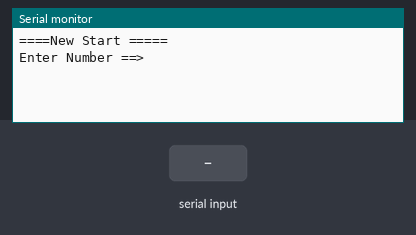
This sketch was run on a simulated Arduino Uno, built with avr-gcc and run on an emulated ATmega328P. Parts: the last lines printed to the serial monitor. Inputs (shaded band) come from the test bench.

Above: at 1.2 s.
1.3 s: "90,45\n" received over Serial
At 1.8 s:
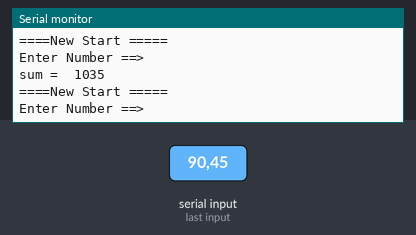
2.8 s: "30,150\n" received over Serial
At 4.2 s:
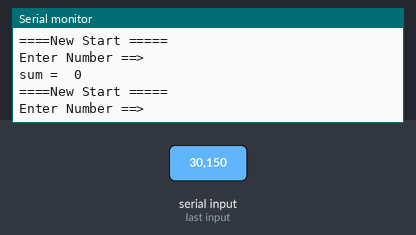
Timing chart, 0 to 5.8 s (numbered marks = the images above; inputs shaded):
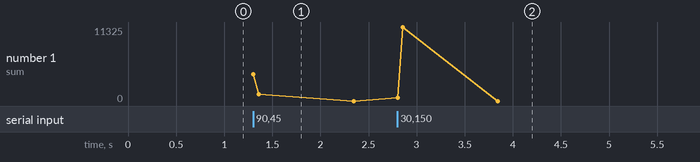

The sketch:

6-3.ino
```cpp
int ReadNum(void);

void setup() {
  // 시리얼 통신 속도 설정 : 속도 9600 bps, 8데이터 비트, 패리티 없음, 한 개의 스톱비트
 Serial.begin(9600) ;

}

void loop() {
     int Num1=0,i=0 ;
     int sum = 0;

      Serial.println("====New Start =====");
      Serial.println("Enter Number ==>");

           // PC에서 데이터가 전송되어 올때까지 기다린다.
          Num1 = ReadNum();

          for( i = 1 ; i <= Num1 ; i ++ ) {
            sum = sum + i;
          }
         Serial.print("sum =  ");
         Serial.println(sum);
}

int ReadNum(void)
{
  int n1 ;
    // PC에서 데이터가 전송되어 올때까지 기다린다.
          while(1) {
             if(Serial.available() > 0  ) break;
          }
             n1 = Serial.parseInt();
             return n1 ;
}
```

Measured:
- after the input at 1.3 s, the serial monitor: prints a new line at once (image 1)
- after the input at 2.8 s, the serial monitor: prints a new line at once (image 2)
